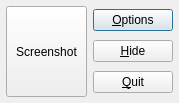
<ui version="4.0" >
 <class>LightscreenWindowClass</class>
 <widget class="QDialog" name="LightscreenWindowClass" >
  <property name="geometry" >
   <rect>
    <x>0</x>
    <y>0</y>
    <width>179</width>
    <height>103</height>
   </rect>
  </property>
  <property name="windowTitle" >
   <string>Lightscreen</string>
  </property>
  <layout class="QVBoxLayout" name="verticalLayout" >
   <property name="margin" >
    <number>6</number>
   </property>
   <item>
    <layout class="QHBoxLayout" >
     <item>
      <widget class="QToolButton" name="screenshotPushButton" >
       <property name="sizePolicy" >
        <sizepolicy vsizetype="Expanding" hsizetype="Expanding" >
         <horstretch>0</horstretch>
         <verstretch>0</verstretch>
        </sizepolicy>
       </property>
       <property name="text" >
        <string>Screenshot</string>
       </property>
       <property name="popupMode" >
        <enum>QToolButton::InstantPopup</enum>
       </property>
      </widget>
     </item>
     <item>
      <layout class="QVBoxLayout" >
       <item>
        <widget class="QPushButton" name="optionsPushButton" >
         <property name="toolTip" >
          <string>Configure Lightscreen</string>
         </property>
         <property name="whatsThis" >
          <string>Opens the configuration dialog</string>
         </property>
         <property name="text" >
          <string>&amp;Options</string>
         </property>
         <property name="flat" >
          <bool>false</bool>
         </property>
        </widget>
       </item>
       <item>
        <widget class="QPushButton" name="hidePushButton" >
         <property name="toolTip" >
          <string>Hide Lightscreen </string>
         </property>
         <property name="whatsThis" >
          <string/>
         </property>
         <property name="text" >
          <string>&amp;Hide</string>
         </property>
         <property name="flat" >
          <bool>false</bool>
         </property>
        </widget>
       </item>
       <item>
        <widget class="QPushButton" name="quitPushButton" >
         <property name="toolTip" >
          <string/>
         </property>
         <property name="text" >
          <string>&amp;Quit</string>
         </property>
         <property name="flat" >
          <bool>false</bool>
         </property>
        </widget>
       </item>
      </layout>
     </item>
    </layout>
   </item>
  </layout>
 </widget>
 <layoutdefault spacing="6" margin="11" />
 <resources/>
 <connections>
  <connection>
   <sender>quitPushButton</sender>
   <signal>clicked()</signal>
   <receiver>LightscreenWindowClass</receiver>
   <slot>accept()</slot>
   <hints>
    <hint type="sourcelabel" >
     <x>135</x>
     <y>79</y>
    </hint>
    <hint type="destinationlabel" >
     <x>71</x>
     <y>101</y>
    </hint>
   </hints>
  </connection>
 </connections>
</ui>
